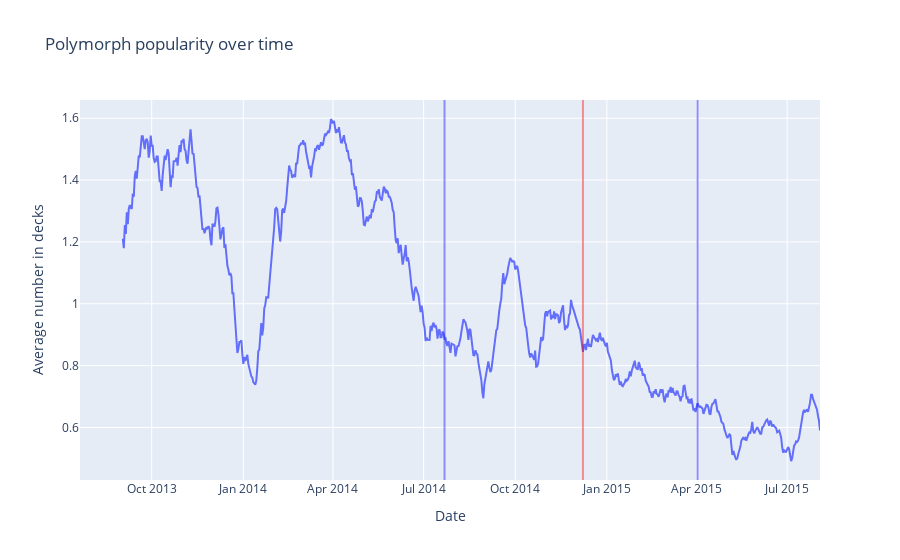

The notebook cell this image was saved under:
### Code cell
show_popularity('Polymorph')

### Figure 1 — Plotly figure (JSON) as saved in the notebook; plotly's stock layout.template omitted (floating-point values rounded to 4 significant figures; data arrays with more than 128 entries replaced by an {"elided": "..."} marker saying what was removed)
{"data": [{"hovertemplate": "creation_date=%{x}<br>Polymorph=%{y}<extra></extra>", "legendgroup": "", "line": {"color": "#636efa", "dash": "solid"}, "marker": {"symbol": "circle"}, "mode": "lines", "name": "", "orientation": "v", "showlegend": false, "type": "scatter", "x": {"elided": "718 str values"}, "xaxis": "x", "y": {"elided": "718 float values"}, "yaxis": "y"}], "layout": {"autosize": true, "legend": {"tracegroupgap": 0}, "shapes": [{"line": {"color": "blue", "width": 2}, "opacity": 0.4, "type": "line", "x0": "2014-07-22T00:00:00", "x1": "2014-07-22T00:00:00", "xref": "x", "y0": 0, "y1": 1, "yref": "y domain"}, {"line": {"color": "blue", "width": 2}, "opacity": 0.4, "type": "line", "x0": "2015-04-02T00:00:00", "x1": "2015-04-02T00:00:00", "xref": "x", "y0": 0, "y1": 1, "yref": "y domain"}, {"line": {"color": "red", "width": 2}, "opacity": 0.4, "type": "line", "x0": "2014-12-08T00:00:00", "x1": "2014-12-08T00:00:00", "xref": "x", "y0": 0, "y1": 1, "yref": "y domain"}], "title": {"text": "Polymorph popularity over time"}, "xaxis": {"anchor": "y", "autorange": true, "domain": [0, 1], "range": ["2013-07-21", "2015-08-03"], "title": {"text": "Date"}, "type": "date"}, "yaxis": {"anchor": "x", "autorange": true, "domain": [0, 1], "range": [0.4301, 1.659], "title": {"text": "Average number in decks"}, "type": "linear"}}}
